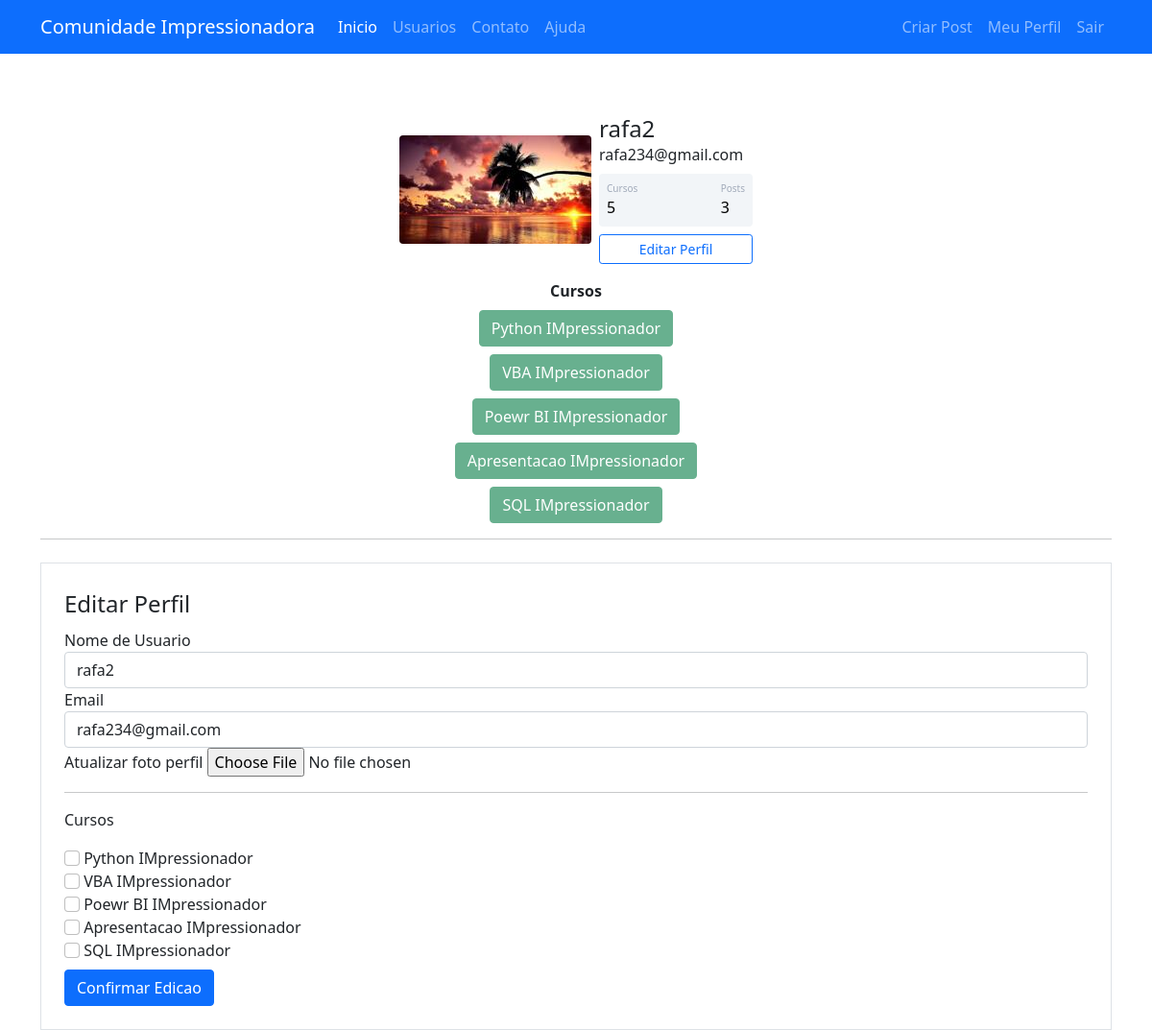
The page /perfil/editar (signed in) on the database its author committed.
### comunidadeimpressionadora/models.py (models this page shows)
class Usuario(database.Model, UserMixin):
    id = database.Column(database.Integer, primary_key=True)
    username = database.Column(database.String, nullable=False)
    email = database.Column(database.String, nullable=False, unique=True)
    senha = database.Column(database.String, nullable=False)
    foto_perfil = database.Column(database.String, default='default.jpg')
    posts = database.relationship('Post', backref='autor', lazy=True)
    cursos = database.Column(database.String, nullable=False, default='Não Informado')
    def contar_posts(self):
        return len(self.posts)

### comunidadeimpressionadora/routes.py (the view)
@app.route('/perfil/editar', methods=['GET', 'POST'])
@login_required
def editar_perfil():
    form = FormEditaarPerfil()
    if form.validate_on_submit():
        current_user.email = form.email.data
        current_user.username = form.username.data
        if form.foto_perfil.data:
            nome_imagem = salvar_imagem(form.foto_perfil.data)
            current_user.foto_perfil = nome_imagem
        current_user.cursos = atualizar_cursos(form)
        database.session.commit()
        flash('Cconta atualizada com sucesso', 'alert-success')
    elif request.method == 'GET':
        form.email.data = current_user.email
        form.username.data = current_user.username
    foto_perfil = url_for('static', filename='fotos_perfil/{}'.format(current_user.foto_perfil))
    return render_template('editarperfil.html', foto_perfil=foto_perfil, form=form)

### comunidadeimpressionadora/forms.py (shortened to what this page needs)
class FormEditaarPerfil(FlaskForm):
    username = StringField('Nome de Usuario', validators=[DataRequired()])
    email = StringField('Email', validators=[DataRequired(), Email()])
    foto_perfil = FileField('Atualizar foto perfil', validators=[FileAllowed(["jpg",'png'])])
    curso_excel = BooleanField('Excel IMpressionador ')
    curso_python = BooleanField('Python IMpressionador ')
    curso_vba = BooleanField('VBA IMpressionador ')
    curso_powerbi = BooleanField('Poewr BI IMpressionador ')
    curso_appt = BooleanField('Apresentacao IMpressionador ')
    curso_excel = BooleanField('SQL  IMpressionador ')
    botao_editar_perfil = SubmitField('Confirmar Edicao')

### comunidadeimpressionadora/models.py (called while the page is built)
@login_menager.user_loader
def load_usuario(id_usuario):
    return Usuario.query.get(int(id_usuario))

### comunidadeimpressionadora/templates/editarperfil.html (shortened to what this page needs)
{% extends 'perfil.html' %}
{% block form_editar_perfil %}
<div class="container">
        <hr>
        <div class="row">
            <div class="col">
                <form method="POST" action="" class="border p-4 mt-2" enctype="multipart/form-data">
                    <legend>Editar Perfil</legend>
                    <fieldset>
                        <div class="form-group">
                            {{ form.username.label(class="form-control-label") }}
                            {% if form.username.errors %}
                                {{ form.username(class="form-control is-invalid") }}
                            <div class="invalid-feedback">
                                {% for erro in form.username.errors %}
                                    {{ erro }}
                                {% endfor %}
                            </div>
                            {% else %}
                                {{ form.username(class="form-control") }}
                            {% endif %}
                        </div>
                        <div class="form-group">
                            {{ form.email.label(class="form-control-label") }}
                            {% if form.email.errors %}
                                {{ form.email(class="form-control is-invalid") }}
                            <div class="invalid-feedback">
                                {% for erro in form.email.errors %}
                                    {{ erro }}
                                {% endfor %}
                            </div>
                            {% else %}
                                {{ form.email(class="form-control") }}
                            {% endif %}
                        </div>
                         <div class="form-group">
                            {{ form.foto_perfil.label }}
                            {{ form.foto_perfil(class="form-control-file") }}
                        </div>
                        <hr>
                        <p>Cursos</p>
                        {% for campo in form %}
                            {% if 'curso_' in campo.name %}
                                <div class="form-group">
                                    {{ campo(class="form-check-input") }}
                                    {{ campo.label(class="form-check-label") }}
                                </div>
                            {% endif %}
                        {% endfor %}
                    </fieldset>
                    {{ form.botao_editar_perfil(class="btn btn-primary mt-2") }}
                </form>
            </div>
        </div>
    </div>
{% endblock %}

### comunidadeimpressionadora/templates/perfil.html
{% extends 'base.html' %}
{% block body %}
    <div class="container mt-5 d-flex justify-content-center">
        <div class="card p-3">
            <div class="d-flex align-items-center">
                <div class="image pe-2"> <img src="{{ foto_perfil }}" class="rounded" width="200"> </div>
                <div class="ml-3 w-100">
                    <h4 class="mb-0 mt-0">{{ current_user.username }}</h4> <span>{{ current_user.email }}</span>
                    <div class="p-2 mt-2 bg-primary d-flex justify-content-between rounded text-white stats">
                        {% if 'Não Informado' in current_user.cursos %}
                            <div class="d-flex flex-column"> <span class="articles">Cursos</span> <span class="number1">0</span> </div>
                        {% else %}
                            <div class="d-flex flex-column"> <span class="articles">Cursos</span> <span class="number1">{{ current_user.cursos.count(';') + 1 }}</span> </div>
                        {% endif %}
                        <div class="d-flex flex-column"> <span class="rating">Posts</span> <span class="number3">{{ current_user.contar_posts() }}</span> </div>
                    </div>
                    <div class="button mt-2 d-flex flex-row align-items-center">
                        <a class="w-100" href="{{ url_for('editar_perfil') }}">
                            <button class="btn btn-sm btn-outline-primary w-100">Editar Perfil</button>
                        </a>
                    </div>
                </div>
            </div>
        </div>
    </div>
    <div class="row justify-content-center">
        <div class="col col-4" style="text-align: center">
            <strong>Cursos</strong><br>
            {% for curso in current_user.cursos.split(';') %}
                <button type="button" class="btn btn-success mt-2" disabled>{{ curso }}</button>
            {% endfor %}
        </div>
    </div>
{% block form_editar_perfil %}
{% endblock %}
{% endblock %}

### comunidadeimpressionadora/static/main.css (style rules this page uses)
.card { width: 400px; border: none; border-radius: 10px; background-color: #fff }
.stats { background: #f2f5f8 !important; color: #000 !important }
.articles { font-size: 10px; color: #a1aab9 }
.number1 { font-weight: 500 }
.rating { font-size: 10px; color: #a1aab9 }
.number3 { font-weight: 500 }

### rows shown on the page
Usuario: username "rafa2", email "rafa234@gmail.com", cursos "5"

### other values the page prints
{{ current_user.contar_posts() }} "3"
{{ curso }} "Python IMpressionador" "VBA IMpressionador" "Poewr BI IMpressionador" "Apresentacao IMpressionador" "SQL IMpressionador"
{{ campo.label(class="form-check-label") }} "Python IMpressionador" "VBA IMpressionador" "Poewr BI IMpressionador" "Apresentacao IMpressionador" "SQL IMpressionador"
